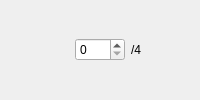
         <widget class="QWidget" name="widget_20" native="true">
          <layout class="QHBoxLayout" name="horizontalLayout_20">
           <property name="leftMargin">
            <number>0</number>
           </property>
           <property name="topMargin">
            <number>0</number>
           </property>
           <property name="rightMargin">
            <number>0</number>
           </property>
           <property name="bottomMargin">
            <number>0</number>
           </property>
           <item>
            <widget class="QLabel" name="label_20">
             <property name="maximumSize">
              <size>
               <width>75</width>
               <height>75</height>
              </size>
             </property>
             <property name="toolTip">
              <string>#825286_#9F589E</string>
             </property>
             <property name="text">
              <string/>
             </property>
             <property name="pixmap">
              <pixmap resource="resource.qrc">:/pairs/pairs/#825286_#9F589E.png</pixmap>
             </property>
             <property name="scaledContents">
              <bool>true</bool>
             </property>
            </widget>
           </item>
           <item>
            <widget class="QSpinBox" name="spinBox_20">
             <property name="maximumSize">
              <size>
               <width>50</width>
               <height>16777215</height>
              </size>
             </property>
             <property name="minimum">
              <number>0</number>
             </property>
             <property name="maximum">
              <number>4</number>
             </property>
            </widget>
           </item>
           <item>
            <widget class="QLabel" name="label_20_2">
             <property name="text">
              <string>/4</string>
             </property>
            </widget>
           </item>
          </layout>
         </widget>
